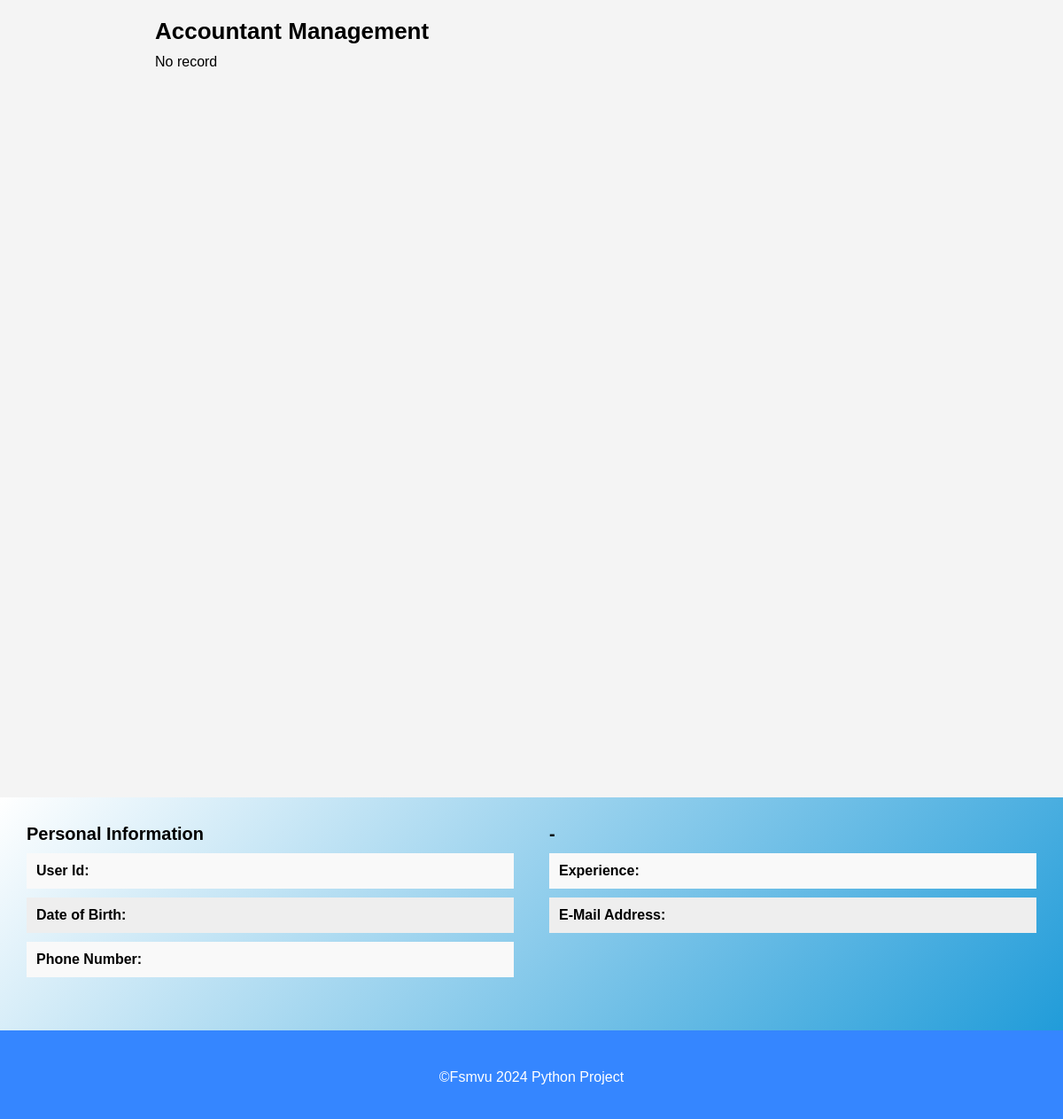
Before: /Accountants/ with the older database file.
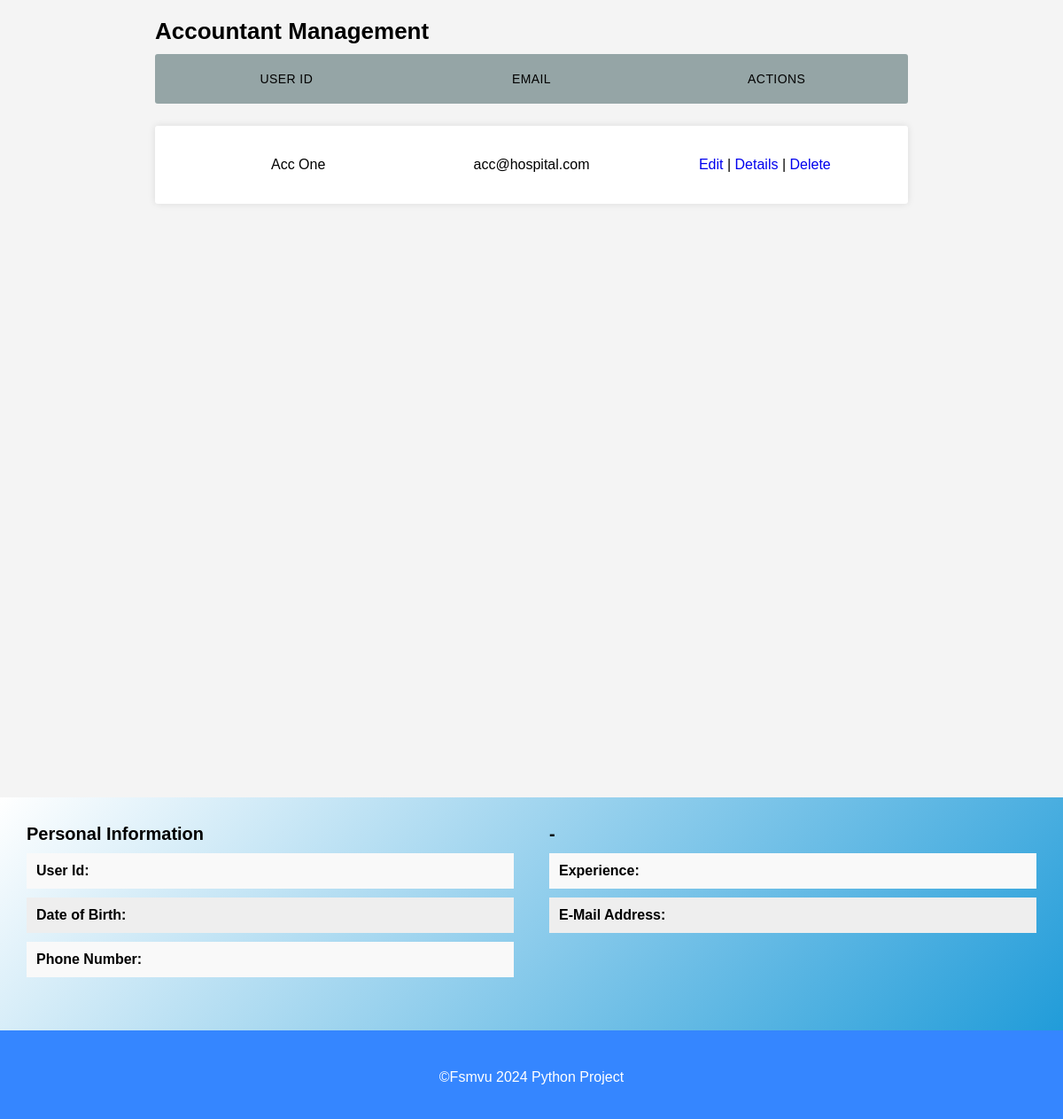
After: the same page with the newer database file.
### accountant/models.py (models this page shows, shortened)
class Accountant(models.Model):
    ID = models.BigAutoField(primary_key=True)
    User = models.ForeignKey(settings.AUTH_USER_MODEL,on_delete=models.CASCADE,blank=True, null=True)
    DateOfBirth = models.DateField(verbose_name="Date of Birth")
    Gender = models.CharField(max_length=1, choices=GENDER_CHOICES,verbose_name="Gender")
    Phone = models.CharField(max_length=11,verbose_name="Phone")
    IsVisible = models.BooleanField(default=True)
    class Meta:
        db_table = "accountant"

### accountant/views.py (the view)
# urls.py: path('',views.home,name=""),
def home(request):
    context ={}
    context["dataset"] = Accountant.objects.filter(IsVisible=True) #get accountant which is visible
    return render(request, "accountant/home.html", context)

### accountant/templates/accountant/home.html (shortened to what this page needs)
{% extends 'management_base.html' %}
{% load static %}
{% block content %}
  <section id="doktor-yonetimi">
    <div class="container">
      <h2 style="display:inline">Accountant Management</h2>
      <div class="bosluk"></div>
      {% if dataset.count == 0 %}
        <p>No record</p>
      {% else %}
        <ul class="responsive-table">
          <li class="table-header">
            <div class="col col-1">User ID</div>
            <div class="col col-2">Email</div>
            <div class="col col-4">Actions</div>
          </li>
          {% for data in dataset %}
            <li class="table-row">
              <div class="col col-1" data-label="User ID">{{ data.User.first_name }} {{ data.User.last_name }}</div>
              <div class="col col-2" data-label="accountant Name">{{ data.User.email }}</div>
              <div class="col col-4" data-label="Operation">
                <a href="/Accountants/Edit/{{ data.ID }}">Edit</a> |
                <a class="getDetails" href="/Accountants/Details/{{ data.ID }}/">Details</a>
                |
                <a class="delete" href="/Accountants/Delete/{{ data.ID }}/">Delete</a>
              </div>
            </li>
          {% endfor %}
        </ul>
      {% endif %}
    </div>
  </section>
  <div id="ex1" class="modal" style="max-width:initial">
    <section id="ozel-sayfa" style="padding:0;margin-bottom:0">
      <div class="container" style="max-width:initial">
        <div class="kisisel-bilgiler">
          <h3>Personal Information</h3>
          <ul>
            <li class="accountantUserId">
              <span>User Id:</span>
            </li>
            <li class="accountantDoB">
              <span>Date of Birth:</span>
            </li>
            <li class="accountantNumber">
              <span>Phone Number:</span>
            </li>
          </ul>
        </div>
        <div class="hesap-bilgileri">
          <h3>-</h3>
          <ul>
            <li class="accountantGender">
              <span>Experience:</span>
            </li>
            <li class="accountantEmail">
              <span>E-Mail Address:</span>
            </li>
          </ul>
        </div>
      </div>
    </section>
  </div>
{% endblock %}

Changed rows visible on the page:
added Accountant: User.first_name "Acc", User.last_name "One", User.email "acc@hospital.com"
Other visible differences:
text no longer shown: "No record"
text now shown: "USER ID EMAIL ACTIONS"
